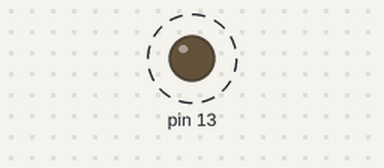
Bench run of a sketch on a simulated Arduino Uno, built with avr-gcc and run on an emulated ATmega328P. Parts: output pins drawn as LEDs (lit = HIGH). Wiring (inferred from the names in the program): 24Cxx EEPROM at I2C address 0x57. Dashed ring = blinking. EEPROM starts erased; what the sketch prints to the serial monitor is not drawn.

Above: at 5.5 s.
Timing chart, 0 to 9.6 s (numbered marks = the images above):
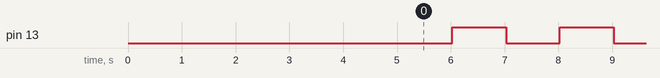

The sketch:

AT24C32-read.ino
```cpp
#include <Wire.h>

#define AT24C32_I2C_ADDR 0x57

void setup()
{
   Serial.begin(9600);

   Wire.begin();
   Serial.println("Going to read AT24C32 EEPROM present on DS3231 module.");
   delay(5000);
   Serial.println("Going to read EEPROM");

   //check if device is present
   Wire.beginTransmission(AT24C32_I2C_ADDR);
   if (Wire.endTransmission() == 0)
     {
        Serial.println("AT24C32 addr: 0x57 is present on I2C line");
     }
   else
     {
        Serial.println("AT24C32 is not present.. aborting..");
        exit(0);
        return;
     }

   //lets read some addr of eeprom
   Wire.beginTransmission(AT24C32_I2C_ADDR);
   uint16_t addr = 0;
   Wire.write(addr >> 8); //Address MSB
   Wire.write(addr & 0xFF); // Address LSB
   Wire.endTransmission();

   //lets read 8 bytes or so
   Wire.requestFrom(AT24C32_I2C_ADDR, 8);
   uint8_t i = 0;
   unsigned char buf[9];
   for (; i < 8 && Wire.available(); ++i)
     {
        buf[i] = Wire.read();
        Serial.print(buf[i], HEX);
        Serial.print(":");
     }
   Serial.println("");
   //buf[8] = 0;
   //char *str = buf;

   //Serial.println(str);
   pinMode(13, OUTPUT);
}

void loop()
{
   delay(1000);
   digitalWrite(13, 1);
   delay(1000);
   digitalWrite(13, 0);
}
```

Measured:
- by itself, pin 13: alternates HIGH for 1.0 s and LOW for 1.0 s
